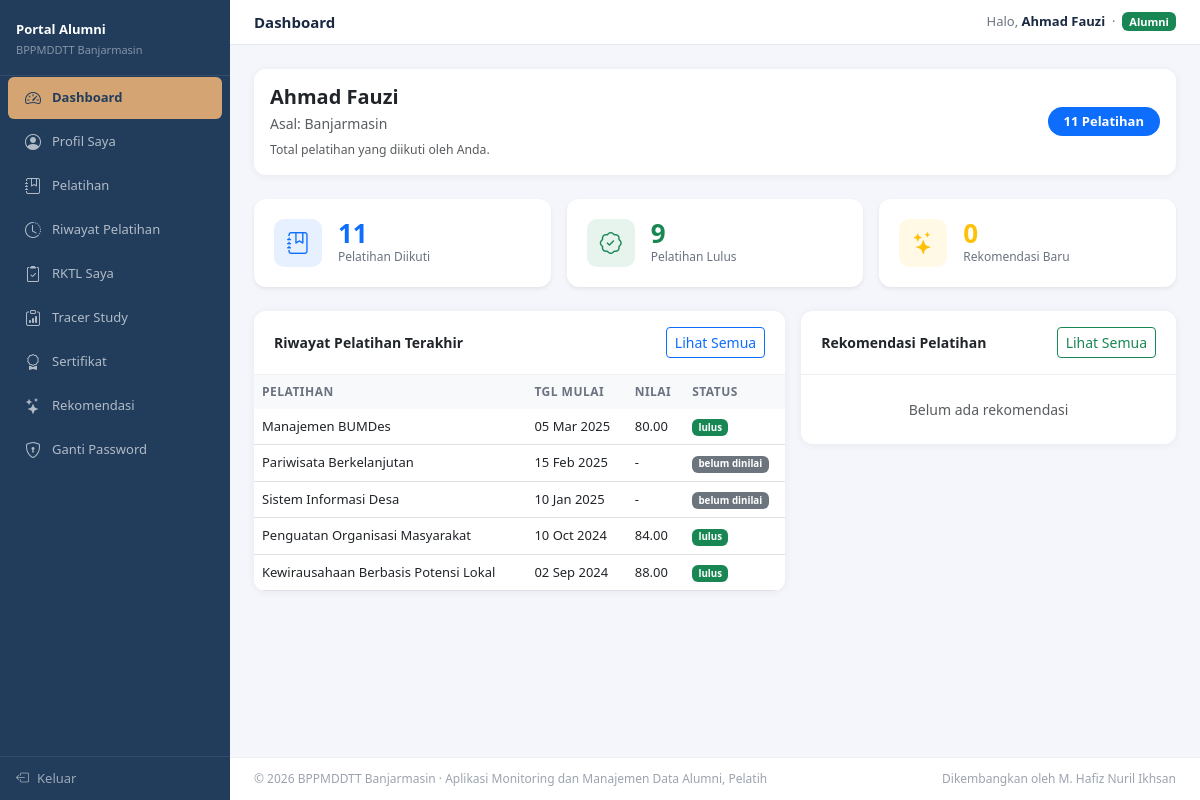
The page /login/alumni/index.php (signed in) on the database its author committed.
### tables this page shows
CREATE TABLE `alumni` (
  `id` int(10) UNSIGNED NOT NULL,
  `user_id` int(10) UNSIGNED NOT NULL,
  `nik` varchar(20) DEFAULT NULL,
  `tempat_lahir` varchar(100) DEFAULT NULL,
  `tanggal_lahir` date DEFAULT NULL,
  `jenis_kelamin` enum('L','P') DEFAULT NULL,
  `alamat` text DEFAULT NULL,
  `telepon` varchar(20) DEFAULT NULL,
  `tanggal_lulus` date DEFAULT NULL,
  `foto` varchar(255) DEFAULT NULL,
  `created_at` timestamp NOT NULL DEFAULT current_timestamp(),
  `updated_at` timestamp NOT NULL DEFAULT current_timestamp() ON UPDATE current_timestamp()
);

CREATE TABLE `peserta_pelatihan` (
  `id` int(10) UNSIGNED NOT NULL,
  `user_id` int(10) UNSIGNED NOT NULL,
  `pelatihan_id` int(10) UNSIGNED NOT NULL,
  `tanggal_daftar` date DEFAULT NULL,
  `status_verifikasi` enum('menunggu','diterima','ditolak') NOT NULL DEFAULT 'menunggu',
  `alasan_tolak` varchar(255) DEFAULT NULL,
  `tgl_verifikasi` timestamp NULL DEFAULT NULL,
  `diverifikasi_oleh` int(10) UNSIGNED DEFAULT NULL,
  `status_kehadiran` enum('hadir','tidak_hadir','izin') NOT NULL DEFAULT 'hadir',
  `nilai` decimal(5,2) DEFAULT NULL,
  `status_lulus` enum('lulus','tidak_lulus','belum_dinilai') NOT NULL DEFAULT 'belum_dinilai',
  `sertifikat_url` varchar(255) DEFAULT NULL,
  `created_at` timestamp NOT NULL DEFAULT current_timestamp(),
  `updated_at` timestamp NOT NULL DEFAULT current_timestamp() ON UPDATE current_timestamp()
);

CREATE TABLE `pelatihan` (
  `id` int(10) UNSIGNED NOT NULL,
  `nama_pelatihan` varchar(200) NOT NULL,
  `jenis` varchar(100) DEFAULT NULL,
  `deskripsi` text DEFAULT NULL,
  `tanggal_mulai` date NOT NULL,
  `tanggal_selesai` date NOT NULL,
  `kuota` smallint(6) NOT NULL DEFAULT 30,
  `instruktur_id` int(10) UNSIGNED NOT NULL,
  `lokasi` varchar(200) DEFAULT NULL,
  `status` enum('aktif','selesai','dibatalkan') NOT NULL DEFAULT 'aktif',
  `created_at` timestamp NOT NULL DEFAULT current_timestamp(),
  `updated_at` timestamp NOT NULL DEFAULT current_timestamp() ON UPDATE current_timestamp()
);

### login/alumni/index.php (the view, shortened to what this page needs)
<?php
include '../koneksi.php';
include 'header.php';
$jml_pelatihan = mysqli_fetch_row(mysqli_query($koneksi,
    "SELECT COUNT(*) FROM peserta_pelatihan WHERE user_id={$_SESSION['id_login']}"))[0];
$jml_lulus = mysqli_fetch_row(mysqli_query($koneksi,
    "SELECT COUNT(*) FROM peserta_pelatihan WHERE user_id={$_SESSION['id_login']} AND status_lulus='lulus'"))[0];
$jml_rekomendasi = mysqli_fetch_row(mysqli_query($koneksi,
    "SELECT COUNT(*) FROM rekomendasi WHERE alumni_id=$alumni_id AND is_dilihat=0"))[0];
$pelatihan = mysqli_query($koneksi,
    "SELECT p.nama_pelatihan, p.tanggal_mulai, pp.nilai, pp.status_lulus
     FROM peserta_pelatihan pp
     JOIN pelatihan p ON pp.pelatihan_id=p.id
     WHERE pp.user_id={$_SESSION['id_login']}
     ORDER BY p.tanggal_mulai DESC LIMIT 5");
$rekomendasi = mysqli_query($koneksi,
    "SELECT r.*, p.nama_pelatihan, p.tanggal_mulai, p.lokasi
     FROM rekomendasi r
     JOIN pelatihan p ON r.pelatihan_id=p.id
     WHERE r.alumni_id=$alumni_id
     ORDER BY r.skor DESC LIMIT 3");
?>
<div class="card mb-4">
  <div class="card-body">
    <div class="d-flex flex-column flex-md-row align-items-md-center justify-content-between gap-3">
      <div>
        <h5 class="mb-1 fw-semibold"><?= htmlspecialchars($_SESSION['nama']) ?></h5>
        <p class="mb-1 text-muted" style="font-size:14px">Asal: <?= htmlspecialchars($alumni['tempat_lahir'] ?? ($alumni['alamat'] ?? '-')) ?></p>
        <small class="text-muted">Total pelatihan yang diikuti oleh Anda.</small>
      </div>
      <div>
        <span class="badge bg-primary rounded-pill py-2 px-3" style="font-size:13px;"><?= $jml_pelatihan ?> Pelatihan</span>
      </div>
    </div>
  </div>
</div>
<div class="row g-3 mb-4">
  <div class="col-sm-4">
    <div class="stat-card bg-white shadow-sm">
      <div class="icon bg-primary bg-opacity-10 text-primary"><i class="bi bi-journal-bookmark"></i></div>
      <div><div class="val text-primary"><?= $jml_pelatihan ?></div><div class="lbl">Pelatihan Diikuti</div></div>
    </div>
  </div>
  <div class="col-sm-4">
    <div class="stat-card bg-white shadow-sm">
      <div class="icon bg-success bg-opacity-10 text-success"><i class="bi bi-patch-check"></i></div>
      <div><div class="val text-success"><?= $jml_lulus ?></div><div class="lbl">Pelatihan Lulus</div></div>
    </div>
  </div>
  <div class="col-sm-4">
    <div class="stat-card bg-white shadow-sm">
      <div class="icon bg-warning bg-opacity-10 text-warning"><i class="bi bi-stars"></i></div>
      <div><div class="val text-warning"><?= $jml_rekomendasi ?></div><div class="lbl">Rekomendasi Baru</div></div>
    </div>
  </div>
</div>
<div class="row g-3">
  <div class="col-lg-7">
    <div class="card">
      <div class="card-header d-flex justify-content-between align-items-center">
        Riwayat Pelatihan Terakhir
        <a href="pelatihan.php" class="btn btn-sm btn-outline-primary">Lihat Semua</a>
      </div>
      <div class="table-responsive">
        <table class="table table-hover mb-0">
          <thead><tr><th>Pelatihan</th><th>Tgl Mulai</th><th>Nilai</th><th>Status</th></tr></thead>
          <tbody>
          <?php while ($p = mysqli_fetch_assoc($pelatihan)): ?>
            <tr>
              <td><?= htmlspecialchars($p['nama_pelatihan']) ?></td>
              <td><?= date('d M Y', strtotime($p['tanggal_mulai'])) ?></td>
              <td><?= $p['nilai'] ?? '-' ?></td>
              <td>
                <?php $sl=['lulus'=>'success','tidak_lulus'=>'danger','belum_dinilai'=>'secondary']; ?>
                <span class="badge bg-<?= $sl[$p['status_lulus']] ?? 'secondary' ?>"><?= str_replace('_',' ',$p['status_lulus']) ?></span>
              </td>
            </tr>
          <?php endwhile; ?>
          </tbody>
        </table>
      </div>
    </div>
  </div>
  <div class="col-lg-5">
    <div class="card">
      <div class="card-header d-flex justify-content-between align-items-center">
        Rekomendasi Pelatihan
        <a href="rekomendasi.php" class="btn btn-sm btn-outline-success">Lihat Semua</a>
      </div>
      <div class="card-body p-0">
        <?php $rek_count = 0; while ($r = mysqli_fetch_assoc($rekomendasi)): $rek_count++; ?>
          <div class="d-flex align-items-start gap-3 p-3 border-bottom">
            <div class="icon bg-success bg-opacity-10 text-success" style="width:40px;height:40px;border-radius:8px;display:flex;align-items:center;justify-content:center;flex-shrink:0">
              <i class="bi bi-bookmark-star"></i>
            </div>
            <div>
              <div class="fw-semibold" style="font-size:13px"><?= htmlspecialchars($r['nama_pelatihan']) ?></div>
              <small class="text-muted"><?= date('d M Y', strtotime($r['tanggal_mulai'])) ?> · Skor <?= $r['skor'] ?>%</small>
            </div>
          </div>
        <?php endwhile; ?>
        <?php if ($rek_count === 0): ?>
          <p class="text-muted text-center py-4 mb-0">Belum ada rekomendasi</p>
        <?php endif; ?>
      </div>
    </div>
  </div>
</div>
<?php include 'footer.php'; ?>

### login/assets/css/global.css (style rules this page uses)
.table-responsive { border-radius: 0 0 12px 12px; }
.table td, .table th { white-space: nowrap; }
body { background: transparent; }
.card { background: rgba(255, 255, 255, 0.95) !important; backdrop-filter: blur(4px); }

### login/alumni/header.php (style rules this page uses)
:root { --sidebar-w:230px; --sidebar-bg:#223D5C; --accent:#D4A473; --primary: #223D5C; --primary-dark: #1A2D48; --gold: #D4A473; --teal: #4F9DB5; }
body { background:#f4f6fb; font-size:14px; }
.stat-card { border:none; border-radius:12px; padding:20px; display:flex; align-items:center; gap:16px; }
.stat-card .icon { width:48px; height:48px; border-radius:10px; display:flex; align-items:center; justify-content:center; font-size:22px; }
.stat-card .val { font-size:26px; font-weight:700; line-height:1; }
.stat-card .lbl { font-size:12px; color:#6b7280; margin-top:2px; }
.card { border:none; border-radius:12px; box-shadow:0 1px 8px rgba(0,0,0,.06); }
.card-header { background:#fff; border-bottom:1px solid #f0f0f0; font-weight:600; font-size:14px; border-radius:12px 12px 0 0 !important; padding:16px 20px; }
.table thead th { background:#f8f9fb; font-size:12px; font-weight:600; text-transform:uppercase; letter-spacing:.04em; color:#6b7280; border-bottom:none; }
.table td { vertical-align:middle; font-size:13px; }

### rows shown on the page
alumni: tempat_lahir "Banjarmasin"
peserta_pelatihan: pelatihan.nama_pelatihan "Manajemen BUMDes", pelatihan.tanggal_mulai "05 Mar 2025", nilai "80.00", status_lulus "lulus"
peserta_pelatihan: pelatihan.nama_pelatihan "Pariwisata Berkelanjutan", pelatihan.tanggal_mulai "15 Feb 2025", nilai "-", status_lulus "belum dinilai"
peserta_pelatihan: pelatihan.nama_pelatihan "Sistem Informasi Desa", pelatihan.tanggal_mulai "10 Jan 2025", nilai "-", status_lulus "belum dinilai"
peserta_pelatihan: pelatihan.nama_pelatihan "Penguatan Organisasi Masyarakat", pelatihan.tanggal_mulai "10 Oct 2024", nilai "84.00", status_lulus "lulus"
peserta_pelatihan: pelatihan.nama_pelatihan "Kewirausahaan Berbasis Potensi Lokal", pelatihan.tanggal_mulai "02 Sep 2024", nilai "88.00", status_lulus "lulus"

### other values the page prints
$page_title "Dashboard"
$_SESSION['nama'] "Ahmad Fauzi"
$jml_pelatihan "11"
$jml_lulus "9"
$jml_rekomendasi "0"
